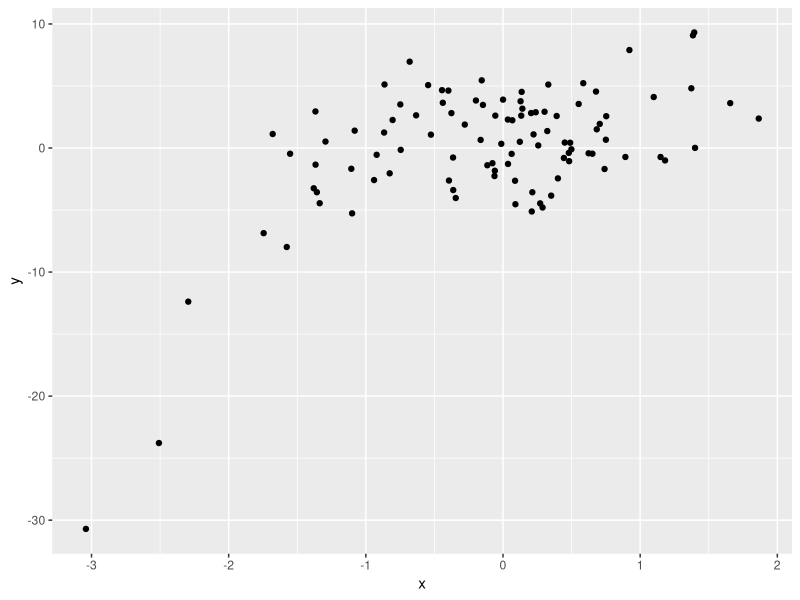
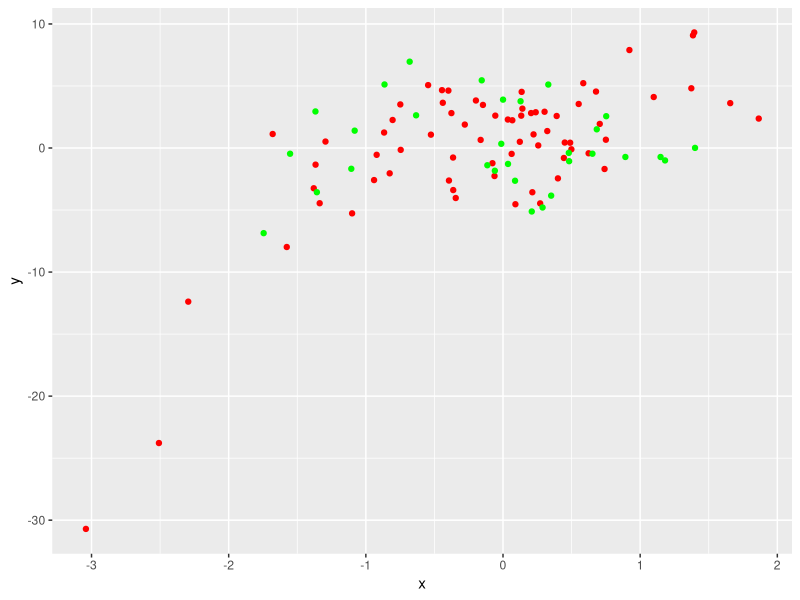

Recreate these plots in R, in order. (Note: this script raises an error after producing the figures.)
library(ggplot2)
library(dplyr)

set.seed(99)
x <- rnorm(100,sd = 1)
e <- rnorm(100,sd = 3)

y <- 1 + x^3  +e




x2 <- x^2
x3 <- x^3
x4 <- x^4
x5 <- x^5
x6 <- x^6
x7 <- x^7
x8 <- x^8
x9 <- x^9
x10 <- x^10
x11 <- x^11


df <- data.frame(x = x,
                 y= y,
                 x2 = x2 ,
                 x3 = x3 ,
                 x4 = x4 ,
                 x5 = x5 ,
                 x6 = x6 ,
                 x7 = x7 ,
                 x8 = x8 ,
                 x9 = x9 ,
                 x10= x10,
                 x11= x11
                 
)

train <- sample_frac(df,.7)
test <- anti_join(df,train)

ggplot(df) +
  aes(x,y) +
  geom_point()

ggplot(train) +
  aes(x,y) +
  geom_point(col = "red") +
  geom_point(mapping = aes(x,y),data = test, color ="green")


m1 <- lm(y ~ x, data = train)
m2 <- lm(y ~ x + x2, data = train)
m3 <- lm(y ~ x + x2 + x3, data = train)
m4 <- lm(y ~ x + x2 + x3 + x4 , data = train)
m5 <- lm(y ~ x + x2 + x3 + x4 + x5, data = train)
m6 <- lm(y ~ x + x2 + x3 + x4 + x5 +x6 + x7 + x8+ x9, data = train)
m7 <- lm(y ~ x + x2 + x3 + x4 + x5 +x6 + x7 + x8+ x9 + x10 + x11, data = train)
mkn1 <- knnreg(train["x"], train$y, k = 1)

results <- data.frame(x=rep(train$x,6),
                      y=rep(train$y,6),
                      pred_train = c(predict(m1),
                                     predict(m2),
                                     predict(m3),
                                     predict(m6),
                                     predict(m7), 
                                     predict(mkn1,train["x"]) ),
                      model = c(rep("m1",70),
                                rep("m2",70),
                                rep("m3",70),
                                rep("m6",70),
                                rep("m7",70),
                                rep("kn1",70)))

ggplot(results) +
  geom_point(aes(x = x , y =y)) +
  geom_line(aes(x = x, y = pred_train,col = model)) + 
  facet_wrap(~ model)


# Generamos predicciones y calculamos el errorcuadrático medio en  --------

p1_test <- predict(m1, test)
p2_test <- predict(m2, test)
p3_test <- predict(m3, test)
p6_test <- predict(m6, test)
p7_test <- predict(m7, test)
pkn1_test <- predict(mkn1,test["x"]) 

p1_train <- predict(m1, train)
p2_train <- predict(m2, train)
p3_train <- predict(m3, train)
p6_train <- predict(m6, train)
p7_train <- predict(m7, train)
pkn1_train <- predict(mkn1,train["x"])


# MAE (error absoluto medio)
mean(abs(p1_test - test$y) )
mean(abs(p1_train - train$y) )

# MSE (error cuadrático medio)
mean((p1_test - test$y)^2)
mean((p1_train - train$y)^2)

# RMSE (root mean square error)(raiz del error cuadrático medio)
sqrt(mean((p1_test - test$y)^2))
sqrt(mean((p1_train - train$y)^2))


sqrt(mean((pkn1_test - test$y)^2))
sqrt(mean((pkn1_train - train$y)^2))

# Errores de test y train -------------------------------------------------

# MSE train 
mse_train <- c(
  mean((p1_train - train$y)^2),
  mean((p2_train - train$y)^2),
  mean((p3_train - train$y)^2),
  mean((p6_train - train$y)^2),
  mean((p7_train - train$y)^2),
  mean((pkn1_train - train$y)^2)
  )

# MSE test
mse_test <- c(mean((p1_test - test$y)^2),
              mean((p2_test - test$y)^2),
              mean((p3_test - test$y)^2),
              mean((p6_test - test$y)^2),
              mean((p7_test - test$y)^2),
              mean((pkn1_test - test$y)^2)
              )

errores <- data.frame(mse_tain = mse_train,
           mse_test = mse_test,
           modelo = c(1,2,3,6,7,Inf)) 
errores %>% 
  ggplot() +
  geom_line(aes(x = modelo, y = mse_test),col = "red" ) +
  geom_line(aes(x = modelo, y = mse_train),col = "green" ) 
